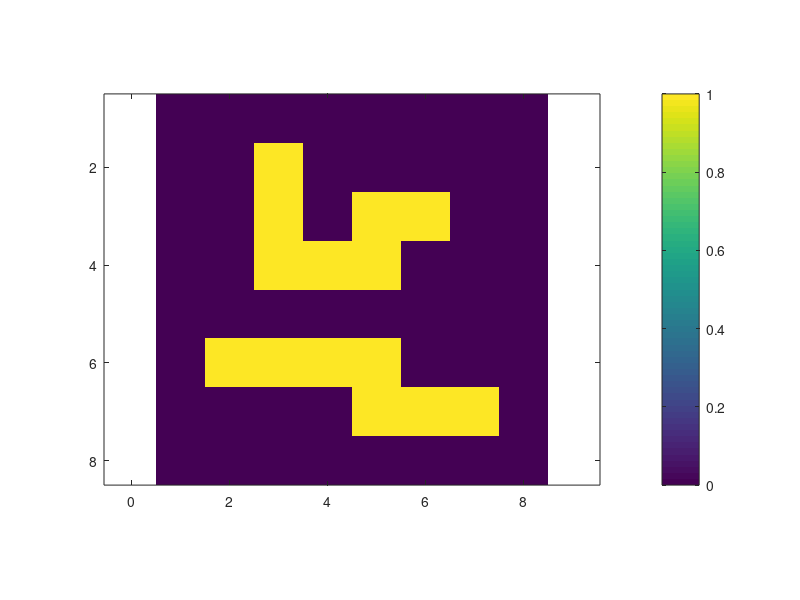

Source code (MATLAB): (Note: this script raises an error after producing the figure.)
% 假設layout是一個N x N的方形矩陣
layout = [ 0 0 0 0 0 0 0 0 ;
           0 0 1 0 0 0 0 0 ;
           0 0 1 0 1 1 0 0 ;
           0 0 1 1 1 0 0 0 ;
           0 0 0 0 0 0 0 0 ;
           0 1 1 1 1 0 0 0 ;
           0 0 0 0 1 1 1 0 ;
           0 0 0 0 0 0 0 0 
                ]; % 生成0和1的矩陣

%% 

a = size(layout);
N = a(1);
% 標準化坐標
% 假設layout是一個N x N的方形矩陣

% 標準化坐標
[x, y] = meshgrid(linspace(-1, 1, N), linspace(-1, 1, N));

% 顯示原始layout
figure;
imagesc(layout);
%title('原始layout');
axis equal;
colorbar;

% 建立四叉樹結構
maxDepth = 4; % 最大深度
quadtree = createQuadtree(layout, x, y, maxDepth);

% 顯示四叉樹結構
figure;
hold on;
%title('四叉樹結構');
axis([-1 1 -1 1]);
grid on;
plotQuadtree(quadtree);
hold off;

% 函數：建立四叉樹
function node = createQuadtree(layout, x, y, depth)
    if depth == 0 || sum(layout(:)) <= 4
        node = struct('layout', layout, 'x', x, 'y', y, 'children', []);
        return;
    end
    
    % 劃分區域
    midX = (min(x(:)) + max(x(:))) / 2;
    midY = (min(y(:)) + max(y(:))) / 2;
    
    idx1 = x <= midX & y <= midY;
    idx2 = x > midX & y <= midY;
    idx3 = x <= midX & y > midY;
    idx4 = x > midX & y > midY;
    
    % 建立子節點
    node = struct('layout', [], 'x', [], 'y', [], 'children', []);
    if sum(layout(idx1)) > 4
        node.children{1} = createQuadtree(layout(idx1), x(idx1), y(idx1), depth - 1);
    end
    if sum(layout(idx2)) > 4
        node.children{2} = createQuadtree(layout(idx2), x(idx2), y(idx2), depth - 1);
    end
    if sum(layout(idx3)) > 4
        node.children{3} = createQuadtree(layout(idx3), x(idx3), y(idx3), depth - 1);
    end
    if sum(layout(idx4)) > 4
        node.children{4} = createQuadtree(layout(idx4), x(idx4), y(idx4), depth - 1);
    end
end

% 函數：顯示四叉樹
function plotQuadtree(node)
    if isempty(node.children)
        scatter(node.x(:), node.y(:), 'filled');
        return;
    end
    
    for i = 1:4
        if ~isempty(node.children{i})
            plotQuadtree(node.children{i});
        end
    end
end
